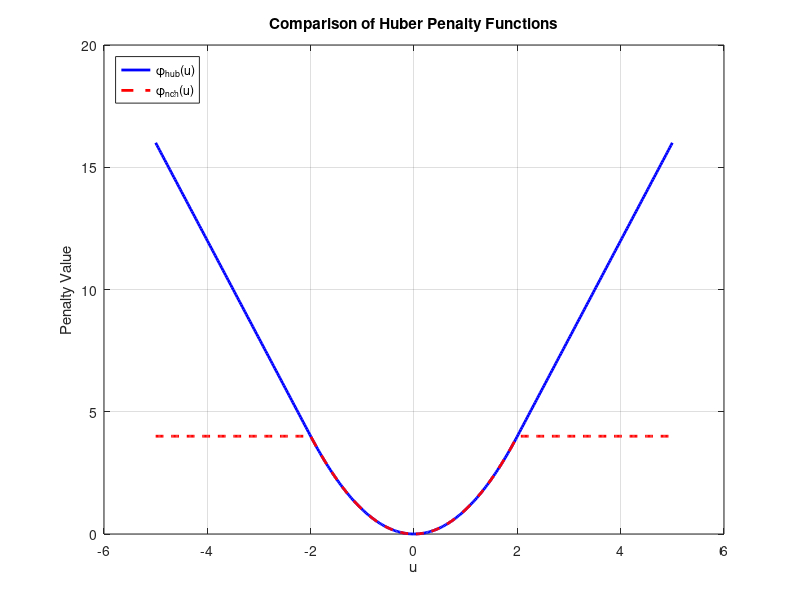

Reproduce this figure in MATLAB.
    %% d

clear; close all; clc;
M = 2;
u = linspace(-5, 5, 400);
phi_hub = zeros(size(u));
phi_ach = zeros(size(u));

for i = 1:length(u)
    if abs(u(i)) <= M
        phi_hub(i) = u(i)^2 ;
        phi_ach(i) = u(i)^2 ;
    else
        phi_hub(i) = M * (2 * abs(u(i)) - M);
        phi_ach(i) = M^2 ;
    end
end

figure;
plot(u, phi_hub, 'b-', 'LineWidth', 2);
hold on;
plot(u, phi_ach, 'r--', 'LineWidth', 2);
legend({'\phi_{hub}(u)', '\phi_{nch}(u)'}, 'Location', 'northwest');
xlabel('u');
ylabel('Penalty Value');
title('Comparison of Huber Penalty Functions');
grid on;
